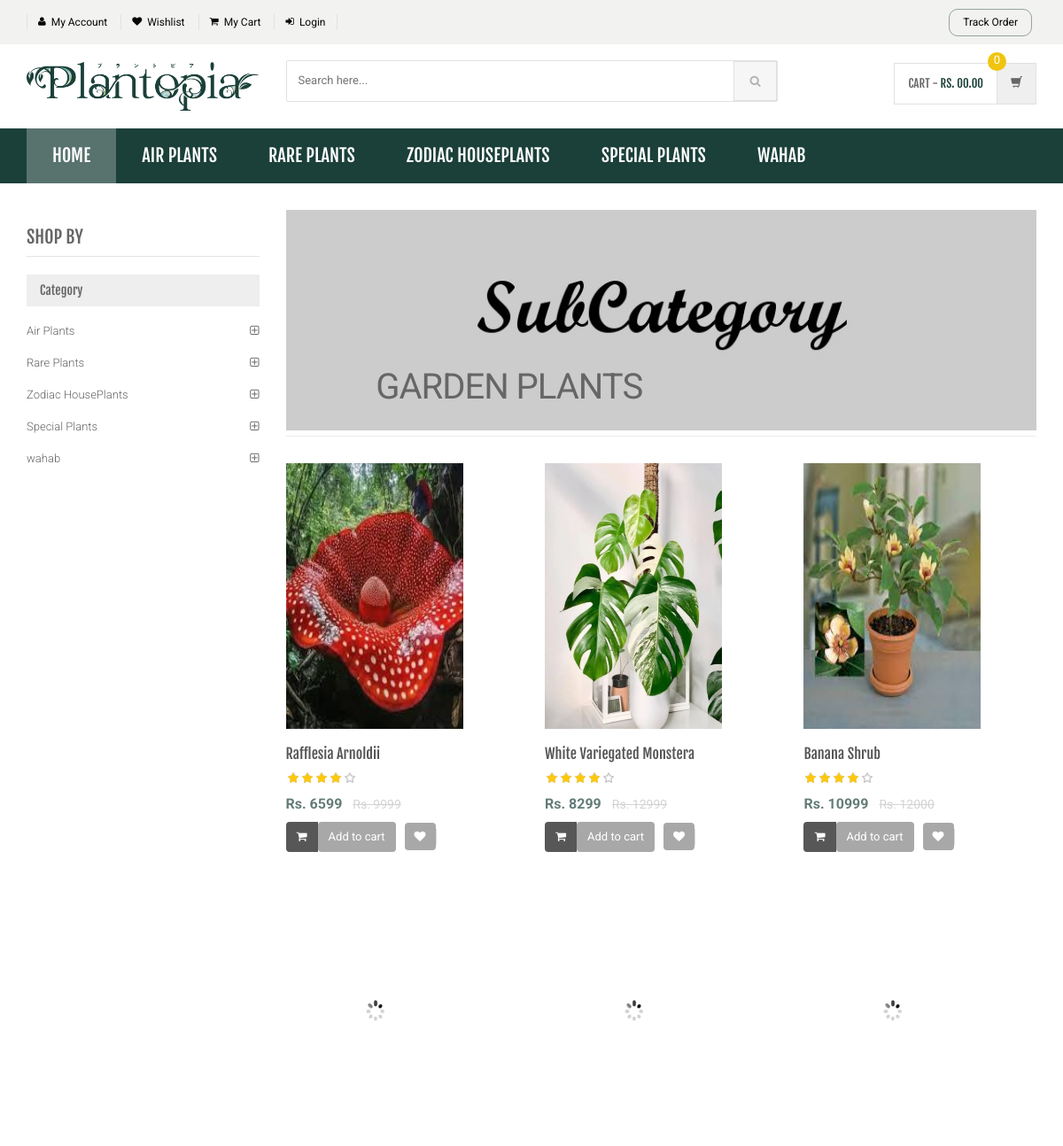
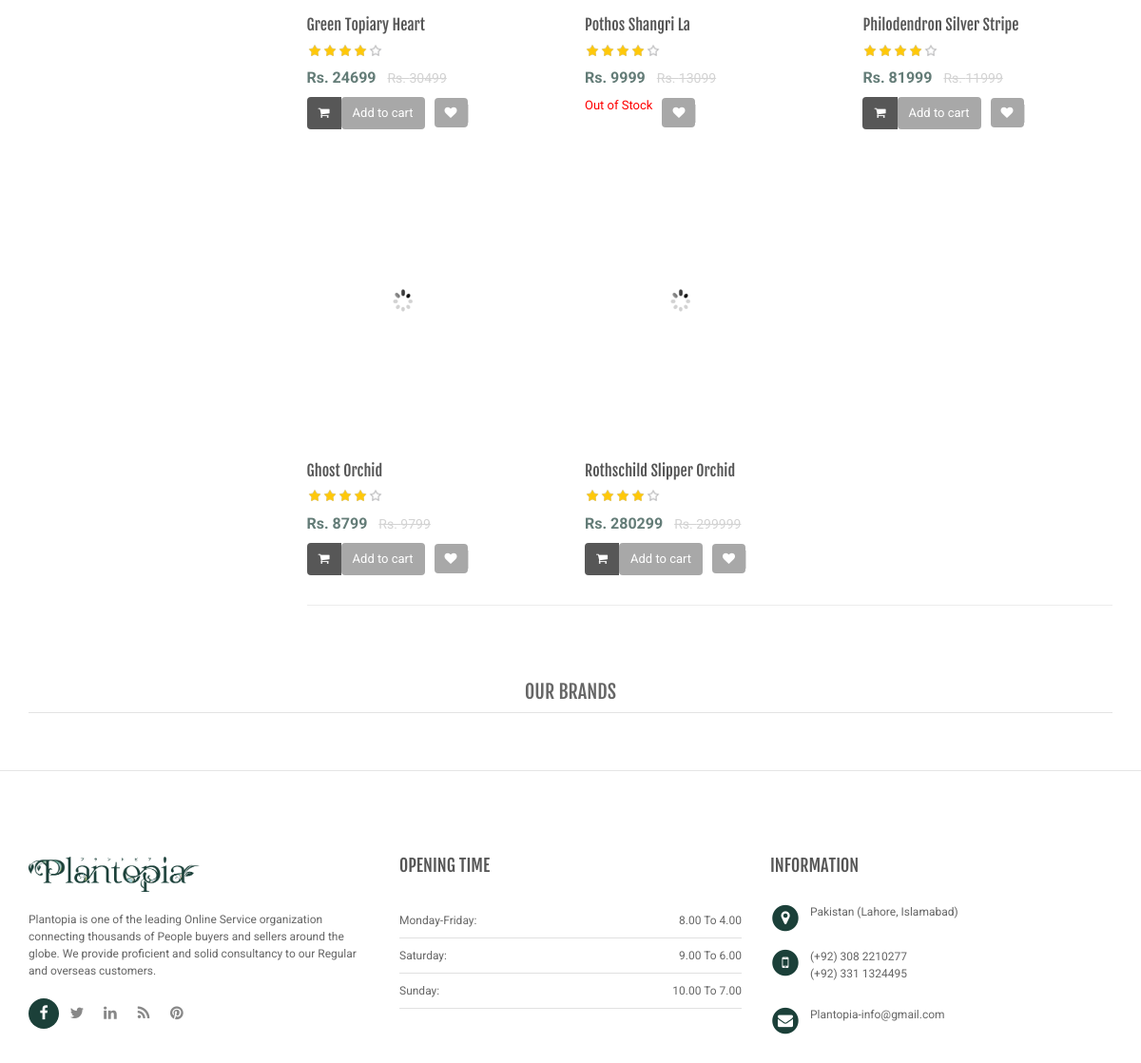
Page /shopping/sub-category.php?scid=4 on the committed database (2 pictures, top to bottom).
### tables this page shows
CREATE TABLE `category` (
  `id` int(11) NOT NULL,
  `categoryName` varchar(255) DEFAULT NULL,
  `categoryDescription` longtext DEFAULT NULL,
  `creationDate` timestamp NOT NULL DEFAULT current_timestamp(),
  `updationDate` varchar(255) DEFAULT NULL
);

CREATE TABLE `subcategory` (
  `id` int(11) NOT NULL,
  `categoryid` int(11) DEFAULT NULL,
  `subcategory` varchar(255) DEFAULT NULL,
  `creationDate` timestamp NULL DEFAULT current_timestamp(),
  `updationDate` varchar(255) DEFAULT NULL
);

CREATE TABLE `products` (
  `id` int(11) NOT NULL,
  `category` int(11) NOT NULL,
  `subCategory` int(11) DEFAULT NULL,
  `productName` varchar(255) DEFAULT NULL,
  `productCompany` varchar(255) DEFAULT NULL,
  `productPrice` int(11) DEFAULT NULL,
  `productPriceBeforeDiscount` int(11) DEFAULT NULL,
  `productDescription` longtext DEFAULT NULL,
  `productImage1` varchar(255) DEFAULT NULL,
  `productImage2` varchar(255) DEFAULT NULL,
  `productImage3` varchar(255) DEFAULT NULL,
  `shippingCharge` int(11) DEFAULT NULL,
  `productAvailability` varchar(255) DEFAULT NULL,
  `postingDate` timestamp NULL DEFAULT current_timestamp(),
  `updationDate` varchar(255) DEFAULT NULL
);

### shopping/sub-category.php (the view, shortened to what this page needs)
<?php
include('includes/config.php');
$cid=intval($_GET['scid']);
?>
<!DOCTYPE html>
<html lang="en">
	<head>
	    <link rel="stylesheet" href="assets/css/bootstrap.min.css">
	    <link rel="stylesheet" href="assets/css/main.css">
	    <link rel="stylesheet" href="assets/css/green.css">
	    <link rel="stylesheet" href="assets/css/owl.carousel.css">
		<link rel="stylesheet" href="assets/css/owl.transitions.css">
		<link href="assets/css/lightbox.css" rel="stylesheet">
		<link rel="stylesheet" href="assets/css/animate.min.css">
		<link rel="stylesheet" href="assets/css/rateit.css">
		<link rel="stylesheet" href="assets/css/bootstrap-select.min.css">
		<link rel="stylesheet" href="assets/css/config.css">
		<link href="assets/css/green.css" rel="alternate stylesheet" title="Green color">
		<link href="assets/css/blue.css" rel="alternate stylesheet" title="Blue color">
		<link href="assets/css/red.css" rel="alternate stylesheet" title="Red color">
		<link href="assets/css/orange.css" rel="alternate stylesheet" title="Orange color">
		<link href="assets/css/dark-green.css" rel="alternate stylesheet" title="Darkgreen color">
		<link rel="stylesheet" href="assets/css/font-awesome.min.css">
	</head>
    <body class="cnt-home">
<header class="header-style-1">
<?php include('includes/top-header.php');?>
<?php include('includes/main-header.php');?>
<?php include('includes/menu-bar.php');?>
</header>
<div class="body-content outer-top-xs">
	<div class='container'>
		<div class='row outer-bottom-sm'>
			<div class='col-md-3 sidebar'>
	            <div class="sidebar-module-container">
	            	<h3 class="section-title">shop by</h3>
	            	<div class="sidebar-filter">
<div class="sidebar-widget wow fadeInUp outer-bottom-xs ">
	<div class="widget-header m-t-20">
		<h4 class="widget-title">Category</h4>
	</div>
	<div class="sidebar-widget-body m-t-10">
	         <?php $sql=mysqli_query($con,"select id,categoryName  from category");
while($row=mysqli_fetch_array($sql))
{
    ?>
		<div class="accordion">
	    	<div class="accordion-group">
	            <div class="accordion-heading">
	                <a href="category.php?cid=<?php echo $row['id'];?>"  class="accordion-toggle collapsed">
	                   <?php echo $row['categoryName'];?>
	                </a>
	            </div>
	        </div>
	    </div>
	    <?php } ?>
	</div>
</div>
	            	</div>
	            </div>
            </div>
			<div class='col-md-9'>
	<div id="category" class="category-carousel hidden-xs">
		<div class="item">
			<div class="image">
				<img src="assets/images/banners/cat-banner-2.jpg" alt="" class="img-responsive">
			</div>
			<div class="container-fluid">
				<div class="caption vertical-top text-left">
					<div class="big-text">
						<br />
					</div>
					       <?php $sql=mysqli_query($con,"select subcategory  from subcategory where id='$cid'");
while($row=mysqli_fetch_array($sql))
{
    ?>
					<div class="excerpt hidden-sm hidden-md">
						<?php echo htmlentities($row['subcategory']);?>
					</div>
			<?php } ?>
				</div>
			</div>
		</div>
</div>
				<div class="search-result-container">
					<div id="myTabContent" class="tab-content">
						<div class="tab-pane active " id="grid-container">
							<div class="category-product  inner-top-vs">
								<div class="row">
			<?php
$ret=mysqli_query($con,"select * from products where subCategory='$cid'");
$num=mysqli_num_rows($ret);
if($num>0)
{
while ($row=mysqli_fetch_array($ret))
{?>
		<div class="col-sm-6 col-md-4 wow fadeInUp">
			<div class="products">
	<div class="product">
		<div class="product-image">
			<div class="image">
				<a href="product-details.php?pid=<?php echo htmlentities($row['id']);?>"><img  src="assets/images/blank.gif" data-echo="admin/productimages/<?php echo htmlentities($row['id']);?>/<?php echo htmlentities($row['productImage1']);?>" alt="" width="200" height="300"></a>
			</div>
		</div>
		<div class="product-info text-left">
			<h3 class="name"><a href="product-details.php?pid=<?php echo htmlentities($row['id']);?>"><?php echo htmlentities($row['productName']);?></a></h3>
			<div class="rating rateit-small"></div>
			<div class="product-price">
				<span class="price">
					Rs. <?php echo htmlentities($row['productPrice']);?>			</span>
										     <span class="price-before-discount">Rs. <?php echo htmlentities($row['productPriceBeforeDiscount']);?></span>
			</div>
		</div>
					<div class="cart clearfix animate-effect">
				<div class="action">
					<ul class="list-unstyled">
						<li class="add-cart-button btn-group">
						<?php if($row['productAvailability']=='In Stock'){?>
										<button class="btn btn-primary icon" data-toggle="dropdown" type="button">
								<i class="fa fa-shopping-cart"></i>
							</button>
							<a href="category.php?page=product&action=add&id=<?php echo $row['id']; ?>">
							<button class="btn btn-primary" type="button">Add to cart</button></a>
								<?php } else {?>
							<div class="action" style="color:red">Out of Stock</div>
					<?php } ?>
						</li>
		                <li class="lnk wishlist">
							<a class="add-to-cart" href="category.php?pid=<?php echo htmlentities($row['id'])?>&&action=wishlist" title="Wishlist">
								 <i class="icon fa fa-heart"></i>
							</a>
						</li>
					</ul>
				</div>
			</div>
			</div>
			</div>
		</div>
	  <?php } } else {?>
		<div class="col-sm-6 col-md-4 wow fadeInUp"> <h3>No Product Found</h3>
		</div>
<?php } ?>
										</div>
							</div>
						</div>
				</div>
			</div>
		</div></div>
		<?php include('includes/brands-slider.php');?>
</div>
</div>
<?php include('includes/footer.php');?>
</body>
</html>

### shopping/includes/menu-bar.php (shortened to what this page needs)
<div class="header-nav animate-dropdown">
    <div class="container">
        <div class="yamm navbar navbar-default" role="navigation">
            <div class="nav-bg-class">
                <div class="navbar-collapse collapse" id="mc-horizontal-menu-collapse">
	<div class="nav-outer">
		<ul class="nav navbar-nav">
			<li class="active dropdown yamm-fw">
				<a href="index.php" data-hover="dropdown" class="dropdown-toggle">Home</a>
			</li>
              <?php $sql=mysqli_query($con,"select id,categoryName  from category limit 6");
while($row=mysqli_fetch_array($sql))
{
    ?>
			<li class="dropdown yamm">
				<a href="category.php?cid=<?php echo $row['id'];?>"> <?php echo $row['categoryName'];?></a>
			</li>
			<?php } ?>
		</ul>
		<div class="clearfix"></div>
	</div>
</div>
            </div>
        </div>
    </div>
</div>

### rows in the picture
category: categoryName "AIR PLANTS", categoryName "Air Plants"
category: categoryName "RARE PLANTS", categoryName "Rare Plants"
category: categoryName "ZODIAC HOUSEPLANTS", categoryName "Zodiac HousePlants"
category: categoryName "SPECIAL PLANTS", categoryName "Special Plants"
category: categoryName "WAHAB", categoryName "wahab"
subcategory: subcategory "GARDEN PLANTS"
products: productImage1 (picture), productName "Rafflesia Arnoldii", productPrice "6599", productPriceBeforeDiscount "9999"
products: productImage1 (picture), productName "White Variegated Monstera", productPrice "8299", productPriceBeforeDiscount "12999"
products: productImage1 (picture), productName "Banana Shrub", productPrice "10999", productPriceBeforeDiscount "12000"
products: productName "Green Topiary Heart", productPrice "24699", productPriceBeforeDiscount "30499"
products: productName "Pothos Shangri La", productPrice "9999", productPriceBeforeDiscount "13099", productAvailability "Out of Stock"
products: productName "Philodendron Silver Stripe", productPrice "81999", productPriceBeforeDiscount "11999"
products: productName "Ghost Orchid", productPrice "8799", productPriceBeforeDiscount "9799"
products: productName "Rothschild Slipper Orchid", productPrice "280299", productPriceBeforeDiscount "299999"
